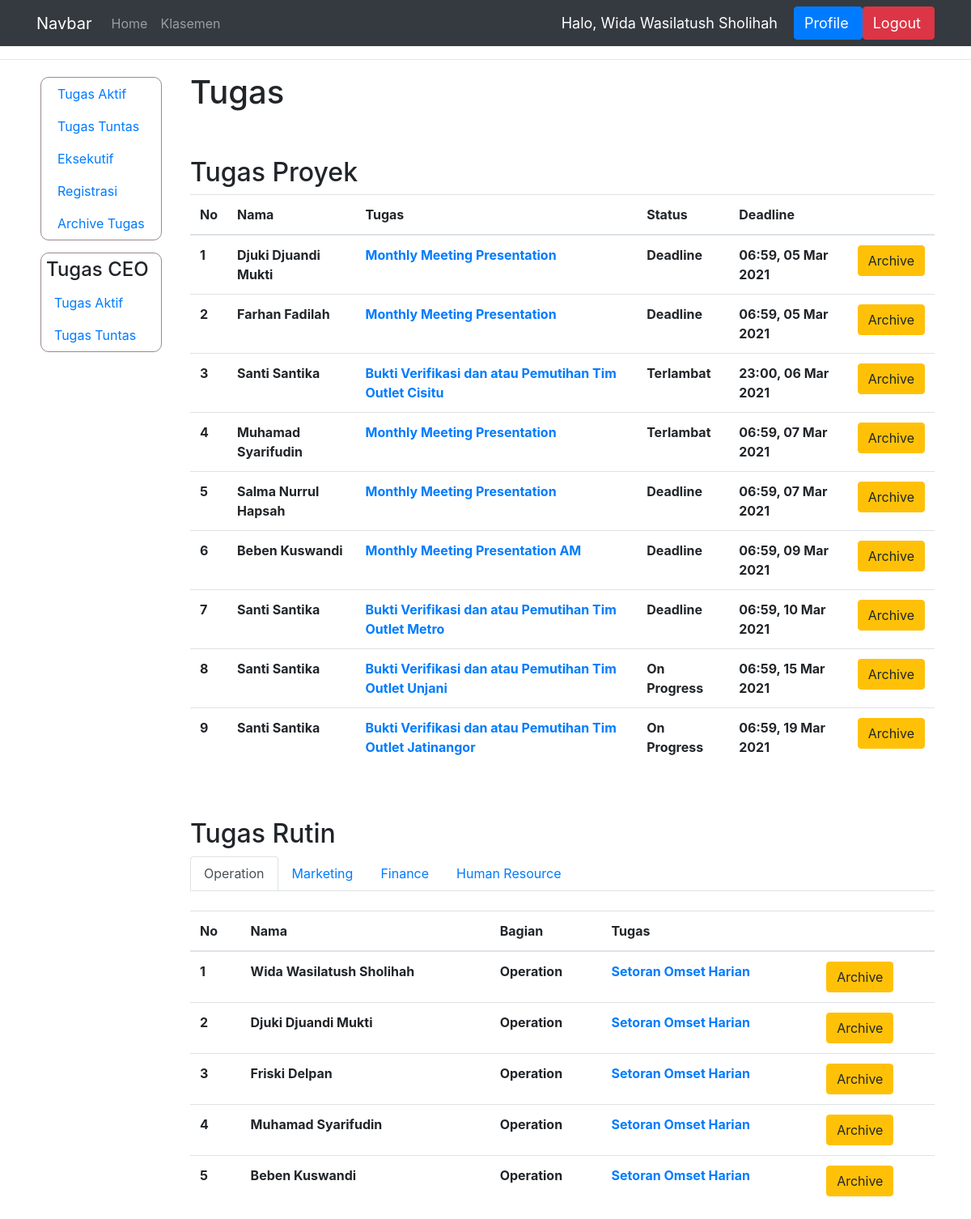
The app's page /lihat_tugas/ (signed in), older data.
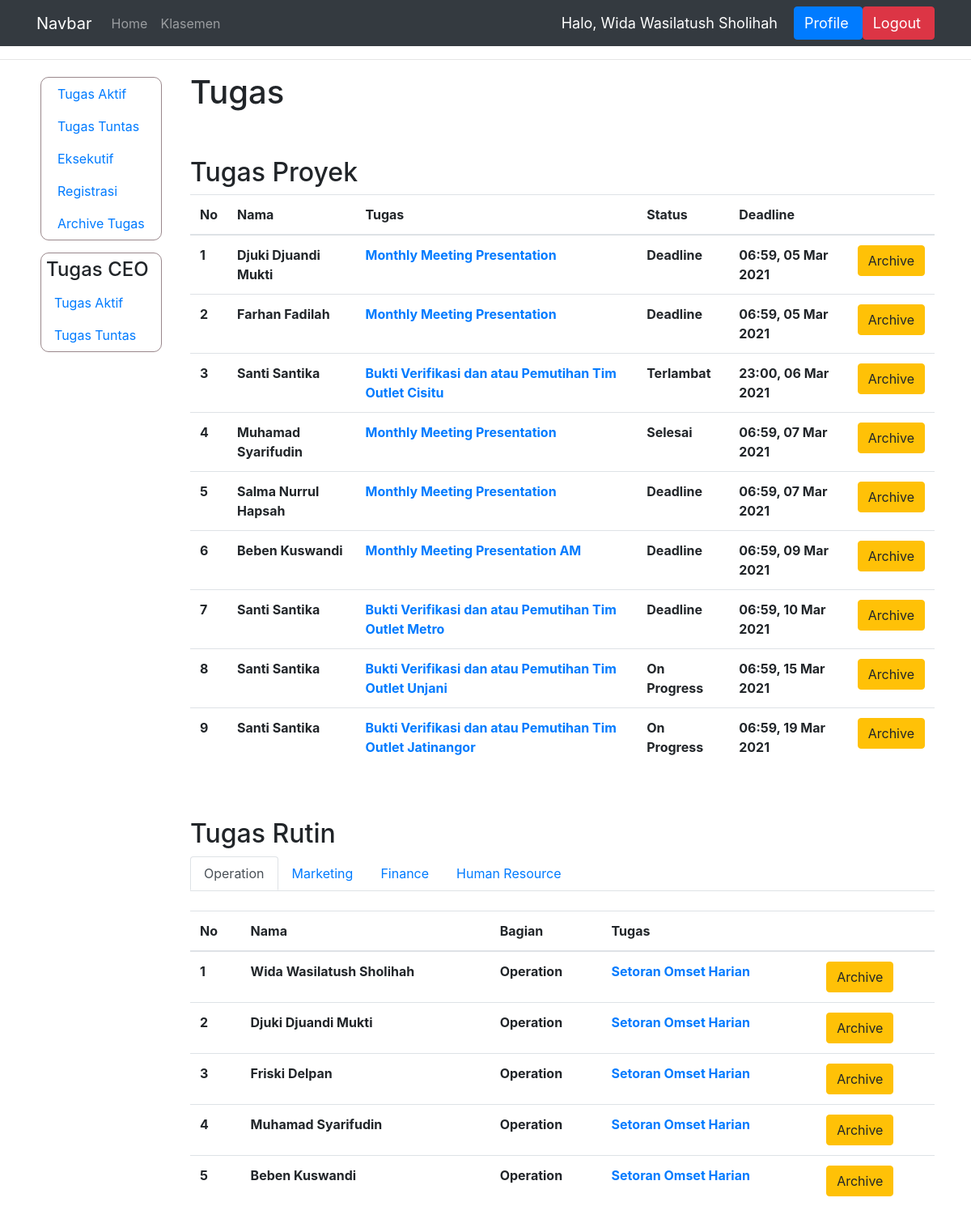
The same page, newer data.
### dashboard/models.py (models this page shows, shortened)
class TugasProyek(models.Model):
    STATUS = (
        ('Tuntas', 'Tuntas'),
        ('Hold', 'Hold'),
        ('On Progress', 'On Progress'),
        ('Selesai', 'Selesai'),
        ('Deadline', 'Deadline'),
        ('Terlambat', 'Terlambat')
    )
    pemilik_tugas = models.ForeignKey(User, on_delete=models.CASCADE)
    judul = models.CharField(max_length=150)
    isi = models.CharField(max_length=1000)
    deadline = models.DateTimeField('Deadline')
    status = models.CharField(max_length=15, choices=STATUS)
    bukti = models.CharField(max_length=100, null=True)
    penilaian = models.IntegerField(null=True)
    bagian = models.CharField(max_length = 100, null=True)
    komentar = models.CharField(max_length=1000)
    selesai_pada = models.DateTimeField('Selesai pada', null=True)
    link_bukti = models.CharField(max_length=1000, null=True)
    archive = models.BooleanField(null=True, default=False)
    ketuntasan = models.BooleanField(null=True, default=False)

### dashboard/views.py (the view)
# urls.py: path('lihat_tugas/', views.lihat_tugas, name='lihat_tugas'),
@login_required(login_url='login')
def lihat_tugas(request):
    ceo = request.user.groups.filter(name='CEO').exists()
    ngecekdeadline()
    nama = request.user.first_name
    context = {'nama' : nama}
    if not request.user.groups.filter(name='Eksekutif').exists() or request.user.last_name == 'Human Resource':
        context['data_kar'] = True
    if ceo:
        context['sidebar_ceo'] = True
    if ceo:
        tp = TugasProyek.objects.filter(bagian='Management').exclude(status='Tuntas').order_by('-id')
        tr = TugasRutin.objects.filter(bagian='Management').order_by('-id').exclude(archive=True)
    else:
        tp = TugasProyek.objects.filter(bagian=request.user.last_name).exclude(status='Tuntas').order_by('deadline')
        tr = TugasRutin.objects.order_by('-id').exclude(archive=True)
        tr = tr.exclude(bagian='Management')
    tp = tp.exclude(archive=True).order_by('deadline')
    tr = tr.exclude(archive=True)
    tugas_rutin_marketing = tr.filter(bagian='Marketing')
    tugas_rutin_operation = tr.filter(bagian='Operation')
    tugas_rutin_finance = tr.filter(bagian='Finance')
    tugas_rutin_hr = tr.filter(bagian='Human Resource')
    bagian_user = request.user.last_name
    if bagian_user == 'Marketing':
        context['manager_marketing'] = True
    elif bagian_user == 'Finance':
        context['manager_finance'] = True
    elif bagian_user == 'Human Resource':
        context['manager_hr'] = True
    context['tugas_proyek'] = tp
    context['tugas_rutin_marketing'] = tugas_rutin_marketing
    context['tugas_rutin_operation'] = tugas_rutin_operation
    context['tugas_rutin_finance'] = tugas_rutin_finance
    context['tugas_rutin_hr'] = tugas_rutin_hr
    return render(request, 'manager/lihat_tugas.html', context)

### dashboard/views.py (called while the page is built)
def ngecekdeadline():
    tugas = TugasProyek.objects.all()
    for a in tugas:
        deadline = a.deadline
        saat_ini = timezone.now()
        apakah_deadline = (deadline - saat_ini)
        if (apakah_deadline.days < 0) and (a.status == 'On Progress'):
            a.status = "Deadline"
            a.save()
    tugas_rutin = IsiTugasRutin.objects.all()
    for a in tugas_rutin:
        deadline = a.deadline
        saat_ini = timezone.now()
        apakah_deadline = (deadline - saat_ini)
        if (apakah_deadline.days < 0) and (a.status == 'On Progress'):
            a.status = "Deadline"
            a.save()

### templates/manager/lihat_tugas.html (shortened to what the changed rows need)
{% extends 'main.html' %}
{% block content %}
  <div class="container">
      <div class="row">
          <div class="col">
              <h1>Tugas</h1>
              <br><br>
              <h2>Tugas Proyek</h2>
                <table class="table">
                <thead>
                    <tr>
                        <th scope="col">No</th>
                        <th scope="col">Nama</th>
                        <th scope="col">Tugas</th>
                        <th scope="col">Status</th>
                        <th scope="col">Deadline</th>
                        <th scope="col"></th>
                    </tr>
                </thead>
                {% for isi in tugas_proyek %}
                <tr>
                    <th scope="row">{{forloop.counter}}</th>
                    <th>{{isi.pemilik_tugas.first_name}}</th>
                    <th><a href="{% url 'mdetail_proyek' isi.id %}">{{isi.judul}}</a></th>
                    <th>{{isi.status}}</th>
                    <th>{{isi.deadline|time:"H:i"}}, {{isi.deadline|date:"d M Y"}}</th>
                    <th><a class="btn btn-warning" href="{% url 'eksekusi_archive_proyek' isi.id %}">Archive</a></th>
                </tr>
                {% endfor %}
                </table>
                <br><br>
              <h2>Tugas Rutin</h2>
                {% if manager_marketing %}
                    <br>
                    <table class="table">
                        <thead>
                            <tr>
                                <th scope="col">No</th>
                                <th scope="col">Nama</th>
                                <th scope="col">Tugas</th>
                                <th scope="col"></th>
                            </tr>
                            </thead>
                            {% for isi in tugas_rutin_marketing %}
                            <tr>
                                <th scope="row">{{forloop.counter}}</th>
                                <th>{{isi.pemilik_tugas.first_name}}</th>
                                <th>{{isi.pemilik_tugas.last_name}}</th>
                                <th><a href="{% url 'progress_tugas_rutin' isi.id %}">{{isi.judul}}</a></th>
                                <th><a class="btn btn-warning" href="{% url 'eksekusi_archive_rutin' isi.id %}">Archive</a></th>
                            </tr>
                            {% endfor %}
                        </table>
                {% else %}
                  <div class="tab-content" id="nav-tabContent">
                    <div class="tab-pane fade show active" id="nav-operation" role="tabpanel" aria-labelledby="nav-operation-tab">
                        <br>
                        <table class="table">
                            <thead>
                                <tr>
                                    <th scope="col">No</th>
                                    <th scope="col">Nama</th>
                                    <th scope="col">Bagian</th>
                                    <th scope="col">Tugas</th>
                                    <th scope="col"></th>
                                </tr>
                                </thead>
                                {% for isi in tugas_rutin_operation %}
                                <tr>
                                    <th scope="row">{{forloop.counter}}</th>
                                    <th>{{isi.pemilik_tugas.first_name}}</th>
                                    <th>{{isi.pemilik_tugas.last_name}}</th>
                                    <th><a href="{% url 'progress_tugas_rutin' isi.id %}">{{isi.judul}}</a></th>
                                    <th><a class="btn btn-warning" href="{% url 'eksekusi_archive_rutin' isi.id %}">Archive</a></th>
                                </tr>
                                {% endfor %}
                            </table>
                    </div>
                  </div>
                {% endif %}
          </div>
      </div>
  </div>
{% endblock %}

Row changes from the older to the newer data that the page shows:
changed TugasProyek "Muhamad Syarifudin": status "Terlambat" → "Selesai"
